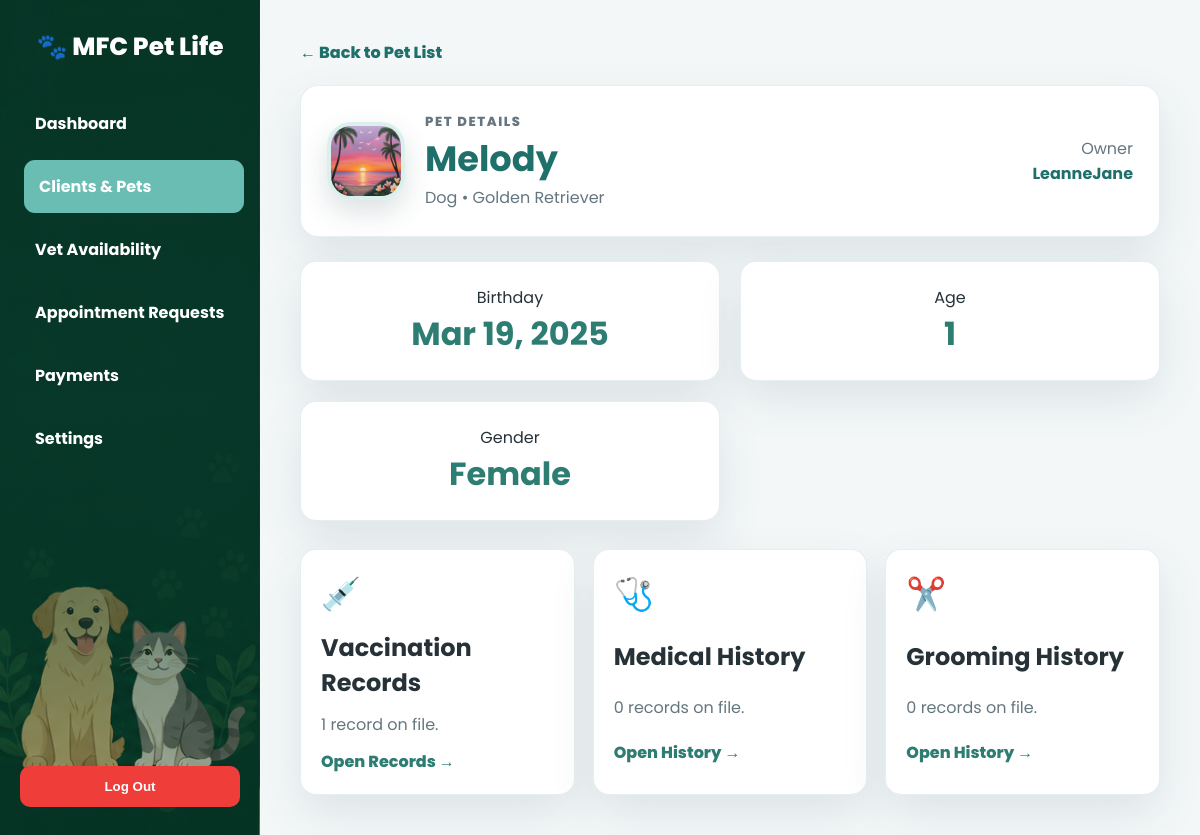
The app's page /pets/1/ with its own data.
### main/models.py (models this page shows, shortened)
class Pet(models.Model):
    owner = models.ForeignKey(User, on_delete=models.CASCADE)
    name = models.CharField(max_length=100)
    species = models.CharField(max_length=50)
    breed = models.CharField(max_length=100, blank=True, null=True)
    gender = models.CharField(max_length=10)
    color = models.CharField(max_length=50, blank=True, null=True)
    birthday = models.DateField(blank=True, null=True)
    age = models.PositiveIntegerField(default=0)
    weight = models.DecimalField(max_digits=5, decimal_places=2, blank=True, null=True)
    image = models.ImageField(upload_to='pets/', blank=True, null=True)
    is_active = models.BooleanField(default=True)  # Soft-delete flag
    def calculate_age(self):
        if self.birthday:
            today = date.today()
            years = today.year - self.birthday.year
            if (today.month, today.day) < (self.birthday.month, self.birthday.day):
                years -= 1
            return years
        return self.age

### main/views.py (the view, shortened to what this page needs)
# urls.py: path('pets/<int:pet_id>/', views.pet_detail_admin, name='pet_detail_admin'),
def pet_detail_admin(request, pet_id):
    pet = get_object_or_404(Pet, id=pet_id)
    vaccinations = pet.vaccine_records.all()
    appointments = pet.appointments.all()
    medical_records = pet.medical_records.all().order_by('-date')
    grooming_records = pet.grooming_records.all().order_by('-date')
    return render(request, 'admin/pet_detail_admin.html', {
        'pet': pet,
        'vaccinations': vaccinations,
        'appointments': appointments,
        'medical_records': medical_records,
        'grooming_records': grooming_records,
    })

### main/templates/admin/pet_detail_admin.html (shortened to what this page needs)
{% load static %}
<!DOCTYPE html>
<html lang="en">
<head>
    <link rel="stylesheet" href="{% static 'css/admin/clients_pets.css' %}?v=admin-remodel-7">
</head>
<body>
    <aside class="sidebar">
        <div>
            <h2>🐾 MFC Pet Life</h2>
            <nav class="nav-links">
                <a href="{% url 'admin_dashboard' %}">Dashboard</a>
                <a href="{% url 'clients_pets' %}" class="active">Clients & Pets</a>
                <a href="{% url 'vet_availability_admin' %}">Vet Availability</a>
                <a href="{% url 'appointment_requests' %}">Appointment Requests</a>
                <a href="{% url 'payments_admin' %}">Payments</a>
                <a href="{% url 'settings_admin' %}">Settings</a>
            </nav>
        </div>
        <form action="{% url 'logout' %}" method="post">
            <button type="submit" class="logout-btn">Log Out</button>
        </form>
    </aside>
    <main class="main-content">
        <a href="{% url 'client_detail' pet.owner.id %}" class="back-link">← Back to Pet List</a>
        <section class="profile-hero">
            {% if pet.image %}
                <img src="{{ pet.image.url }}" alt="{{ pet.name }}" class="profile-pet-image">
            {% else %}
                <div class="avatar">{{ pet.name|slice:":1"|upper }}</div>
            {% endif %}
            <div>
                <p class="eyebrow">Pet Details</p>
                <h1>{{ pet.name|default:"No Name" }}</h1>
                <p>{{ pet.species|default:"-" }}{% if pet.breed %} • {{ pet.breed }}{% endif %}</p>
            </div>
            <div class="profile-meta">
                <span>Owner</span>
                <strong>{{ pet.owner.username }}</strong>
            </div>
        </section>
        <section class="summary">
            <div>
                <span>Birthday</span>
                <strong>{{ pet.birthday|date:"M d, Y"|default:"-" }}</strong>
            </div>
            <div>
                <span>Age</span>
                <strong>{{ pet.calculate_age|default:"-" }}</strong>
            </div>
            <div>
                <span>Gender</span>
                <strong>{{ pet.gender|default:"-" }}</strong>
            </div>
        </section>
        <section class="record-hub">
            <a href="{% url 'vaccine_records_admin' pet.id %}" class="record-box">
                <span>💉</span>
                <h2>Vaccination Records</h2>
                <p>{{ vaccinations|length }} record{{ vaccinations|length|pluralize }} on file.</p>
                <strong>Open Records →</strong>
            </a>
            <a href="{% url 'medical_history' pet.id %}" class="record-box">
                <span>🩺</span>
                <h2>Medical History</h2>
                <p>{{ medical_records|length }} record{{ medical_records|length|pluralize }} on file.</p>
                <strong>Open History →</strong>
            </a>
            <a href="{% url 'view_grooming' pet.id %}" class="record-box">
                <span>✂️</span>
                <h2>Grooming History</h2>
                <p>{{ grooming_records|length }} record{{ grooming_records|length|pluralize }} on file.</p>
                <strong>Open History →</strong>
            </a>
        </section>
    </main>
</body>
</html>

### main/static/css/admin/clients_pets.css (style rules this page uses)
:root { --sidebar-width: 260px; --primary: #2e7d73; --primary-dark: #1f6f6a; --secondary: #70c4bb; --muted: #65767f; --page: #f3f7f8; --panel: #ffffff; --line: #dfe8ea; --danger: #ef3d3a; --shadow: 0 18px 45px rgba(36, 67, 77, 0.10); }
* { box-sizing: border-box; margin: 0; padding: 0; }
body { min-height: 100vh; font-family: 'Poppins', sans-serif; background: var(--page); color: #263238; }
.sidebar { position: fixed; inset: 0 auto 0 0; width: var(--sidebar-width); display: flex; flex-direction: column; justify-content: space-between; padding: 28px 20px; background: linear-gradient(180deg, rgba(8, 58, 44, 0.48) 0%, rgba(8, 58, 44, 0.72) 48%, rgba(8, 58, 44, 0.36) 100%), url("../../images/sidebar background.png") center bottom / cover no-repeat, linear-gradient(180deg, #1f7a73 0%, #2e716c 100%); color: #fff; }
.sidebar h2 { margin-bottom: 32px; text-align: center; font-size: 1.55rem; font-weight: 800; }
.nav-links { display: grid; gap: 10px; }
.nav-links a { padding: 14px 15px; border-radius: 11px; color: #fff; font-weight: 700; text-decoration: none; transition: 0.2s ease; }
.nav-links a:hover, .nav-links a.active { background: rgba(112, 196, 187, 0.95); transform: translateX(4px); }
.logout-btn { width: 100%; padding: 13px; border: 0; border-radius: 10px; background: var(--danger); color: #fff; font-weight: 700; cursor: pointer; }
.main-content { width: calc(100% - var(--sidebar-width)); margin-left: var(--sidebar-width); padding: 40px; }
.topnav-box, .summary a, .summary div, .records-card, .profile-hero, .record-box { background: var(--panel); border: 1px solid rgba(223, 232, 234, 0.75); box-shadow: var(--shadow); }
.topnav-left h1, .page-tools h1, .profile-hero h1 { color: var(--primary-dark); }
.topnav-left p, .date, .page-tools span, .records-header span, .client-card span, .profile-hero p, .profile-meta span, .record-box p { color: var(--muted); }
.eyebrow { color: var(--primary); font-size: 0.82rem; font-weight: 800; letter-spacing: 0.12em; text-transform: uppercase; }
.page-tools h1, .profile-hero h1 { font-size: 2.2rem; }
.summary { display: grid; grid-template-columns: repeat(2, 1fr); gap: 20px; margin-bottom: 28px; }
.summary a, .summary div { display: flex; flex-direction: column; align-items: center; justify-content: center; min-height: 120px; border-radius: 16px; color: inherit; text-decoration: none; }
.summary strong { color: var(--primary); font-size: 2rem; }
.back-link { display: inline-flex; margin-bottom: 20px; color: var(--primary-dark); font-weight: 800; text-decoration: none; }
.profile-hero { display: flex; align-items: center; gap: 20px; margin-bottom: 24px; padding: 26px; border-radius: 18px; }
.profile-hero .avatar, .profile-pet-image { width: 78px; height: 78px; border-radius: 24px; object-fit: cover; font-size: 1.8rem; }
.profile-meta { margin-left: auto; text-align: right; }
.profile-meta strong { display: block; color: var(--primary-dark); }
.pet-grid, .record-hub { display: grid; grid-template-columns: repeat(auto-fit, minmax(240px, 1fr)); gap: 18px; }
.pet-card, .record-box { display: grid; gap: 12px; padding: 20px; border-radius: 16px; background: #fff; color: inherit; text-decoration: none; transition: 0.2s ease; }
.profile-pet-image { border: 4px solid #d9f0ec; box-shadow: 0 12px 28px rgba(36, 67, 77, 0.16); }
.pet-card span, .record-box strong { color: var(--primary); font-weight: 800; }
.record-box span { font-size: 2rem; }
.record-box h2 { color: #263238; }

### records on screen
Pet: image (picture), name "Melody", species "Dog", breed "Golden Retriever", owner.username "LeanneJane", birthday "Mar 19, 2025", calculate_age "1", gender "Female"

### other values on screen
{{ vaccinations|length }} "1"
{{ medical_records|length }} "0"
{{ grooming_records|length }} "0"
